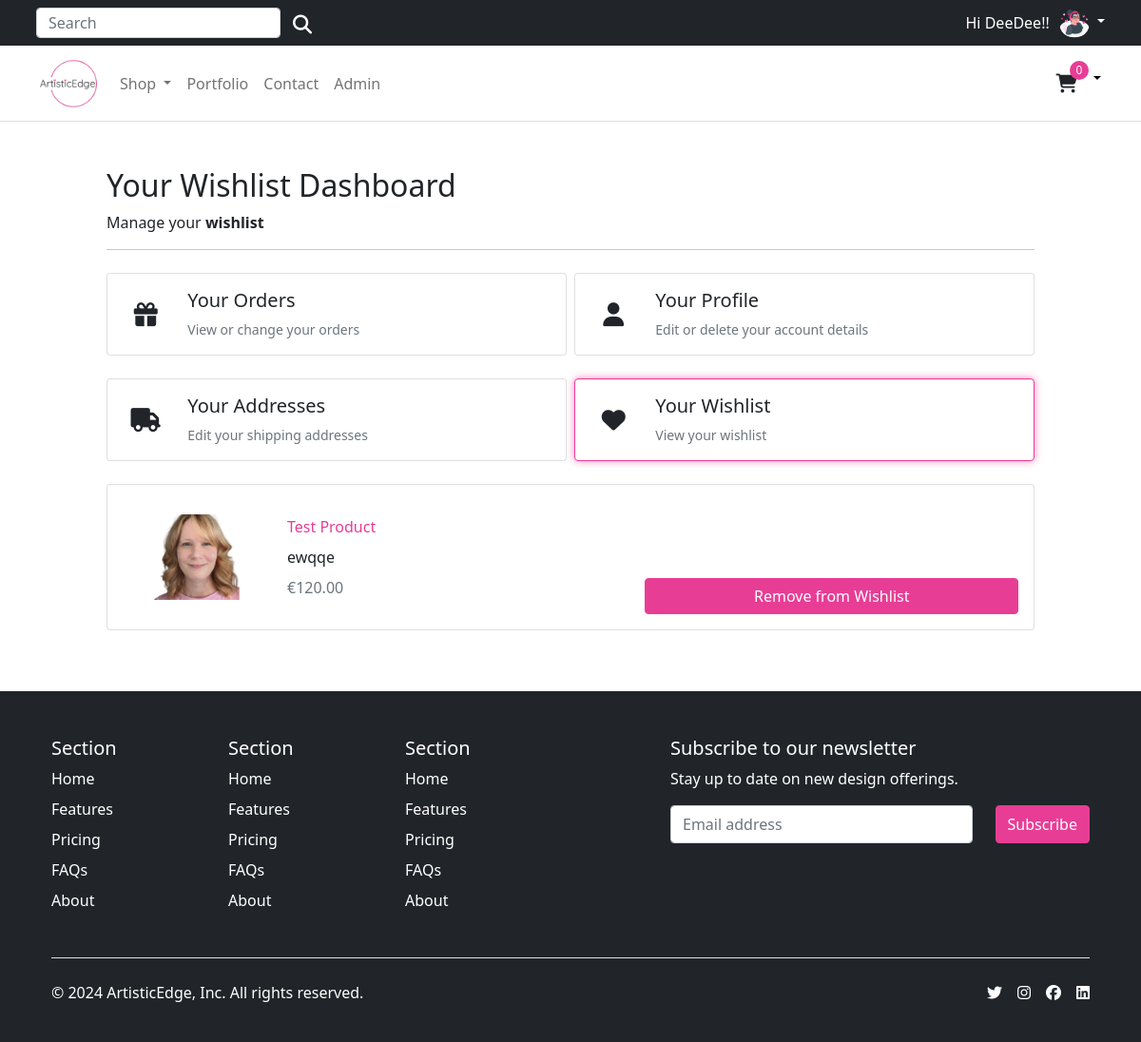
The app's page /account/wishlist/ (signed in) with its own data.
### account/models.py (models this page shows, shortened)
class Customer(AbstractBaseUser, PermissionsMixin):
    email = models.EmailField(_('email address'), unique=True)
    name = models.CharField(max_length=150)
    mobile = models.CharField(max_length=20, blank=True)
    profile_image = models.ImageField(_('profile image'), upload_to='profile_images/', null=True, blank=True)
    is_active = models.BooleanField(default=False)
    is_staff = models.BooleanField(default=False)
    created = models.DateTimeField(auto_now_add=True)
    updated = models.DateTimeField(auto_now=True)
    objects = CustomAccountManager()
    USERNAME_FIELD = 'email'
    REQUIRED_FIELDS = ['name']
    class Meta:
        verbose_name = "Accounts"
        verbose_name_plural = "Accounts"

### store/models.py (models this page shows, shortened)
class Product(models.Model):
    category = models.ForeignKey(Category, related_name='product', on_delete=models.CASCADE)
    created_by = models.ForeignKey(settings.AUTH_USER_MODEL, on_delete=models.CASCADE, related_name='product_creator')
    title = models.CharField(max_length=255)
    description = models.TextField(blank=True)
    image = models.ImageField(upload_to='images/product/', default='images/default.png')
    image_alt_text = models.CharField(max_length=255, blank=True, help_text='Product Image Alternate Text')
    slug = models.SlugField(max_length=255)
    price = models.DecimalField(max_digits=10, decimal_places=2)
    in_stock = models.BooleanField(default=True)
    is_active = models.BooleanField(default=True)
    created = models.DateTimeField(auto_now_add=True)
    updated = models.DateTimeField(auto_now=True)
    users_wishlist = models.ManyToManyField(settings.AUTH_USER_MODEL, related_name="user_wishlist", blank=True)
    average_rating = models.FloatField(default=0.0, help_text="Average Rating of the Product")
    ratings_count = models.IntegerField(default=0, help_text="Total Number of Ratings")
    objects = models.Manager()
    products = ProductManager()
    class Meta:
        verbose_name_plural = 'Products'
        ordering = ('-created',)

### account/views.py (the view)
# urls.py: path("wishlist/", views.wishlist, name="wishlist"),
@login_required
def wishlist(request):
    products = Product.objects.filter(users_wishlist=request.user)
    return render(request, "account/user/user_wish_list.html", {"wishlist": products})

### templates/account/user/user_wish_list.html (shortened to what this page needs)
{% extends "../../base.html" %}
{% load static %}
{% block content %}
<div class="container" style="max-width: 1000px">
    <div class="col-12">
      <h1 class="h2">Your Wishlist Dashboard</h1>
    </div>
    <div class="col-12 d-flex justify-content-between">
        <div>Manage your <b>wishlist</b></div>
    </div>
    <hr />
    <div class="row row-cols-1 row-cols-sm-2 row-cols-md-2 g-2 pt-2">
      <div class="col">
        <a href="{% url "account:dashboard" %}" class="text-reset text-decoration-none" role="button" style="max-width: 540px;">
        <div id="ordersCard" class="card mb-3">
          <div class="row g-0">
            <div class="col-2 position-relative">
                <i class="fa-solid fa-gift position-absolute top-50 start-50 translate-middle" style="font-size: 25px;"></i>
            </div>
            <div class="col-10">
              <div class="card-body ps-0 ps-md-1">
                <h1 class="h5">Your Orders</h1>
                <p class="card-text small text-muted">View or change your orders</p>
              </div>
            </div>
          </div>
        </div>
        </a>
      </div>
      <div class="col">
        <a href="{% url "account:edit_details" %}" class="text-reset text-decoration-none" role="button" style="max-width: 540px;">
        <div id="profileCard" class="card mb-3">
          <div class="row g-0">
            <div class="col-2 position-relative">
                <i class="fa-solid fa-user position-absolute top-50 start-50 translate-middle" style="font-size: 25px;"></i>
            </div>
            <div class="col-10">
              <div class="card-body ps-0 ps-md-1">
                <h1 class="h5">Your Profile</h1>
                <p class="card-text small text-muted">Edit or delete your account details</p>
              </div>
            </div>
          </div>
        </div>
        </a>
      </div>
      <div class="col">
        <a href="{% url "account:addresses" %}" class="text-reset text-decoration-none" role="button" style="max-width: 540px;">
        <div id="addressesCard" class="card mb-3">
          <div class="row g-0">
            <div class="col-2 position-relative">
                <i class="fa-solid fa-truck position-absolute top-50 start-50 translate-middle" style="font-size: 25px;"></i>
            </div>
            <div class="col-10">
              <div class="card-body ps-0 ps-md-1">
                <h1 class="h5">Your Addresses</h1>
                <p class="card-text small text-muted">Edit your shipping addresses</p>
              </div>
            </div>
          </div>
        </div>
        </a>
    </div>
    <div class="col">
        <a href="{% url "account:wishlist" %}" class="text-reset text-decoration-none" role="button" style="max-width: 540px;">
        <div id="wishlistCard" class="card mb-3">
          <div class="row g-0">
            <div class="col-2 position-relative">
              <i class="fa-solid fa-heart position-absolute top-50 start-50 translate-middle" style="font-size: 25px;"></i>
            </div>
            <div class="col-10">
              <div class="card-body ps-0 ps-md-1">
                <h1 class="h5">Your Wishlist</h1>
                <p class="card-text small text-muted">View your wishlist</p>
              </div>
            </div>
          </div>
        </div>
        </a>
      </div>
</div>
<div class="container px-0 pt-2">
  {% if wishlist %}
  {% for product in wishlist %}
  <div class="col-md-12 col-lg-12 p-0">
    <div class="card mb-3 rounded-2 p-3">
      <div class="row g-0">
        <div class="col-md-2 d-flex justify-content-center align-items-center">
          <img class="img-fluid" style="max-width: 90px;" src="{{ product.image.url }}"
              alt="{{ product.image_alt_text }}">
        </div>
        <div class="col-12 col-md-5">
          <div class="card-body d-flex flex-column">
            <a href="{% url 'store:product_detail' slug=product.slug %}" class="text-decoration-none">
              <p class="card-text">{{ product.title }}</p>
            </a>
            <div class="mt-2">
              {{ product.description }}
            </div>
            <div class="mt-2">
              <span class="card-text text-muted">€{{ product.price }}</span>
            </div>
          </div>
        </div>
        <div class="text-end d-flex flex-column justify-content-end col-12 col-md-5">
          <a href="{% url 'account:remove_from_wishlist' product.id %}" class="btn btn-primary mt-2 col-12">
            Remove from Wishlist
          </a>
        </div>
      </div>
    </div>
  </div>
  {% endfor %}
  {% else %}
  <p class="card-text">No products have been added to your wishlist yet</p>
  {% endif %}
</div>
{% endblock %}

### templates/base.html (shortened to what this page needs)
{% load static %}
<!DOCTYPE html>
<html lang="en">
<head>
  {% block corecss %}
    <link href="https://cdn.jsdelivr.net/npm/bootstrap@5.0.0-beta1/dist/css/bootstrap.min.css" rel="stylesheet">
    <link rel="stylesheet" href="https://code.jquery.com/ui/1.13.1/themes/base/jquery-ui.css">
    <link rel="stylesheet" href="{% static 'css/style.css' %}">
  {% endblock%}
</head>
<body>
    <div class="top-banner-container bg-dark">
      <div class="top-banner container bg-dark">
        <div class="d-flex align-items-left flex-grow-1">
          <form class="d-md-flex d-none search-form" method="GET" action="{% url 'store:all_products' %}">
            <input class="form-control top-search-bar" type="search" name="q" placeholder="Search" aria-label="Search">
            <button class="btn search-button" type="submit"><i class="fas fa-search text-white" aria-hidden="true"></i></button>
          </form>
        </div>
        {% if request.user.is_authenticated %}
          <span class="greeting-text">
            Hi {{ request.user.name }}!
          </span>
          <div class="dropdown text-end">
            <a href="#" class="d-block link-body-emphasis text-decoration-none dropdown-toggle" data-bs-toggle="dropdown" aria-expanded="false">
              {% if request.user.profile_image %}
                <img src="{{ request.user.profile_image.url }}" alt="{{ request.user.name }}" width="32" height="32" class="rounded-circle">
              {% else %}
                <img src="{% static 'images/default_profile.png' %}" alt="Default Profile Image" width="32" height="32" class="rounded-circle">
              {% endif %}
            </a>
          </div>
        {% else %}
          <a href="{% url 'account:login' %}">Sign in</a>&nbsp;<span class="text-muted"> or</span>&nbsp;<a href="{% url 'account:register' %}">Register</a>
        {% endif %}
      </div>
    </div>
    <header>
      <nav class="navbar navbar-expand-md navbar-light bg-white border-bottom">
        <div class="container">
          <div class="d-flex w-100 navbar-collapse">
            <a class="navbar-brand d-none d-md-block" href="/">
              <img src="{% static 'images/logo.png' %}" height="60">
            </a>
            <ul class="navbar-nav me-auto mb-2 mb-md-0">
              <li class="nav-item dropdown">
                <a class="nav-link dropdown-toggle d-none d-md-block fw500" href="#" id="navbarDropdown" role="button"
                  data-bs-toggle="dropdown" aria-expanded="false">
                  Shop
                </a>
              </li>
              <li class="nav-item">
                <a class="nav-link d-none d-md-block fw500" href="{% url 'store:portfolio' %}" aria-expanded="false">
                  Portfolio
                </a>
              </li>
              <li class="nav-item">
                <a class="nav-link d-none d-md-block fw500" href="{% url 'store:all_products' %}#contact-form-section" aria-expanded="false">
                  Contact
                </a>
              </li>
              {% if request.user.is_authenticated and request.user.is_staff %}
              <li class="nav-item">
                <a class="nav-link d-none d-md-block fw500" href="{% url 'admin:index' %}" target="_blank">Admin</a>
              </li>
              {% endif %}
            </ul>
            <div class="dropdown text-end d-flex align-center">
                <a type="button" role="button" href="{% url 'store_basket:basket_summary' %}" class="btn store-basket">
                  {% with total_qty=basket|length %}
                      <div id="basket-qty" class="d-inline-flex">
                          {% if total_qty > 0 %}
                              {{ total_qty }}
                          {% else %}
                              0
                          {% endif %}
                      </div>
                  {% endwith %}
                  <i class="fa-solid fa-cart-shopping" aria-hidden="true"></i>
                </a>
                <a href="#" class="d-block link-body-emphasis text-decoration-none dropdown-toggle basket-toggle" data-bs-toggle="dropdown" aria-expanded="false">
                </a>
                </div>
          </div>
        </div>
      </nav>
    </header>
  <main class="main">
    <div class="py-5">
      {% block content %}
      {% endblock %}
    </div>
  </main>
  <footer class="footer bg-dark">
    <div class="container px-4">
        <footer class="pt-5 bg-dark">
          <div class="row">
            <div class="col-6 col-md-2 mb-3">
              <h5>Section</h5>
              <ul class="nav flex-column">
                <li class="nav-item mb-2"><a href="#" class="nav-link p-0 text-body-secondary">Home</a></li>
                <li class="nav-item mb-2"><a href="#" class="nav-link p-0 text-body-secondary">Features</a></li>
                <li class="nav-item mb-2"><a href="#" class="nav-link p-0 text-body-secondary">Pricing</a></li>
                <li class="nav-item mb-2"><a href="#" class="nav-link p-0 text-body-secondary">FAQs</a></li>
                <li class="nav-item mb-2"><a href="#" class="nav-link p-0 text-body-secondary">About</a></li>
              </ul>
            </div>
            <div class="col-6 col-md-2 mb-3">
              <h5>Section</h5>
              <ul class="nav flex-column">
                <li class="nav-item mb-2"><a href="#" class="nav-link p-0 text-body-secondary">Home</a></li>
                <li class="nav-item mb-2"><a href="#" class="nav-link p-0 text-body-secondary">Features</a></li>
                <li class="nav-item mb-2"><a href="#" class="nav-link p-0 text-body-secondary">Pricing</a></li>
                <li class="nav-item mb-2"><a href="#" class="nav-link p-0 text-body-secondary">FAQs</a></li>
                <li class="nav-item mb-2"><a href="#" class="nav-link p-0 text-body-secondary">About</a></li>
              </ul>
            </div>
            <div class="col-6 col-md-2 mb-3">
              <h5>Section</h5>
              <ul class="nav flex-column">
                <li class="nav-item mb-2"><a href="#" class="nav-link p-0 text-body-secondary">Home</a></li>
                <li class="nav-item mb-2"><a href="#" class="nav-link p-0 text-body-secondary">Features</a></li>
                <li class="nav-item mb-2"><a href="#" class="nav-link p-0 text-body-secondary">Pricing</a></li>
                <li class="nav-item mb-2"><a href="#" class="nav-link p-0 text-body-secondary">FAQs</a></li>
                <li class="nav-item mb-2"><a href="#" class="nav-link p-0 text-body-secondary">About</a></li>
              </ul>
            </div>
            <div class="col-md-5 offset-md-1 mb-3">
              <form action="https://gmail.us18.list-manage.com/subscribe/post?u=3b79d343ff245a0fae0275448&amp;id=bf5cc9409a&amp;f_id=0070c6e0f0" method="post" id="mc-embedded-subscribe-form">
                <h5>Subscribe to our newsletter</h5>
                <p>Stay up to date on new design offerings.</p>
                <div class="d-flex flex-column flex-sm-row w-100 gap-2">
                  <input id="mce-EMAIL" type="email" name="EMAIL" style="height: 2.5rem;"class="form-control required email" placeholder="Email address" required="" value="">
                  <div class="optionalParent">
                    <div class="clear foot">
                      <input class="button btn btn-primary" type="submit"  name="subscribe" id="mc-embedded-subscribe" value="Subscribe" style="height: 2.5rem">
                    </div>
                  </div>
                </div>
              </form>
            </div>
          </div>
          <div class="d-flex flex-column flex-sm-row justify-content-between pt-4 my-4 border-top">
            <p>© 2024 ArtisticEdge, Inc. All rights reserved.</p>
            <ul class="list-unstyled d-flex">
              <li class="ms-3"><a class="link-body-emphasis" href="#"><i class="fa-brands fa-twitter"></i></a></li>
              <li class="ms-3"><a class="link-body-emphasis" href="#"><i class="fa-brands fa-instagram"></i></a></li>
              <li class="ms-3"><a class="link-body-emphasis" href="#"><i class="fa-brands fa-facebook"></i></a></li>
              <li class="ms-3"><a class="link-body-emphasis" href="#"><i class="fa-brands fa-linkedin"></i></a></li>
            </ul>
          </div>
        </footer>
      </div>
  </footer>
</body>
</html>

### records on screen
Customer: user.name "DeeDee!"
Product: image (picture), title "Test Product", description "ewqqe", price "120.00"
